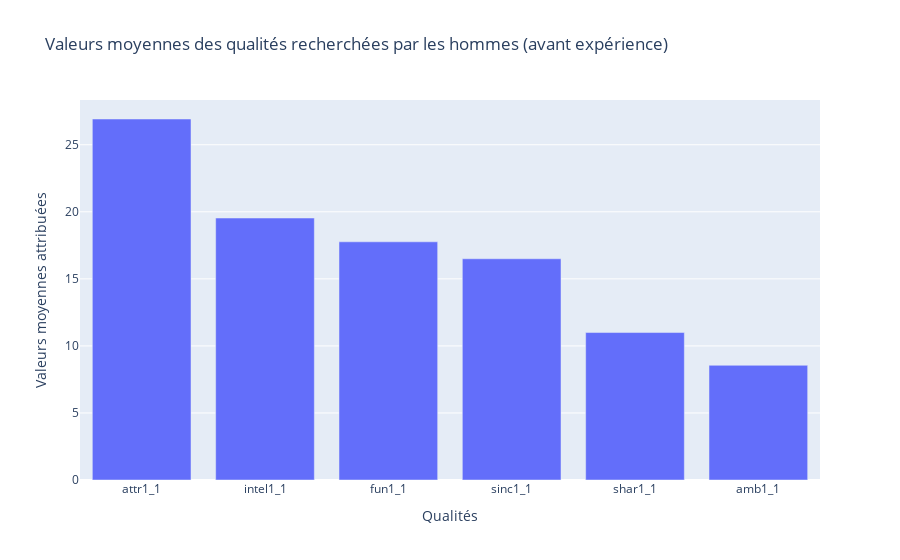

Notebook cell for this chart:
### Markdown cell above
# Recherches des attributs désirables des partenaires féminins

### Code cell
#Trier pour ne garder que les hommes
data_men = data[data['gender']==1]

#Filtre sur les notes des attributs que les hommes disent chercher
colonnes = ['attr1_1', 'sinc1_1', 'intel1_1', 'fun1_1', 'amb1_1', 'shar1_1']

#Calcul des moyennes
moyennes = data_men[colonnes].mean().reset_index().sort_values(by=0, ascending=False)
moyennes.columns = ['colonnes', 'valeurs_moyennes']

#Graphique
fig = px.bar(
    moyennes,
    x='colonnes',
    y='valeurs_moyennes',
    title='Valeurs moyennes des qualités recherchées par les hommes (avant expérience)',
    labels={'colonnes': 'Qualités', 'valeurs_moyennes': 'Valeurs moyennes attribuées'}    
)
fig.show()

### Figure 1 — Plotly figure (JSON) as saved in the notebook; plotly's stock layout.template omitted (floating-point values rounded to 4 significant figures)
{"data": [{"hovertemplate": "Qualités=%{x}<br>Valeurs moyennes attribuées=%{y}<extra></extra>", "legendgroup": "", "marker": {"color": "#636efa", "pattern": {"shape": ""}}, "name": "", "orientation": "v", "showlegend": false, "textposition": "auto", "type": "bar", "x": ["attr1_1", "intel1_1", "fun1_1", "sinc1_1", "shar1_1", "amb1_1"], "xaxis": "x", "y": [26.92, 19.54, 17.76, 16.5, 11.0, 8.553], "yaxis": "y"}], "layout": {"barmode": "relative", "legend": {"tracegroupgap": 0}, "title": {"text": "Valeurs moyennes des qualités recherchées par les hommes (avant expérience)"}, "xaxis": {"anchor": "y", "domain": [0, 1], "title": {"text": "Qualités"}}, "yaxis": {"anchor": "x", "domain": [0, 1], "title": {"text": "Valeurs moyennes attribuées"}}}}
